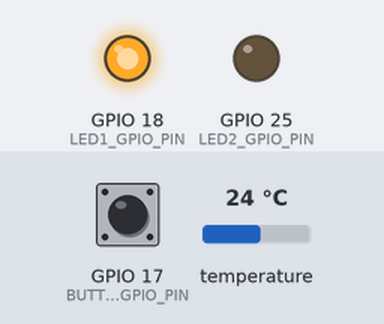
The program below on a simulated Raspberry Pi (BCM pin numbers). On the bench: output pins drawn as LEDs (lit = HIGH). The inputs (shaded band) are chosen by the test bench; at power-on: GPIO 17 (BUTTON_GPIO_PIN) LOW, temperature 24 °C. The clock reads 2024-03-15 10:24:30 at power-on unless the program sets it; files the program writes start out absent. At 2.9 s the program stops and its outputs stay as they are.

Above: at 1.2 s.
1.3 s: GPIO 17 (BUTTON_GPIO_PIN) pulled HIGH for 0.15 s
At 2.4 s:
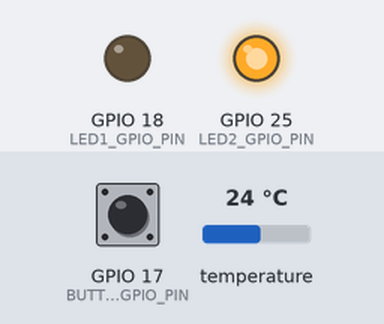
2.9 s: GPIO 17 (BUTTON_GPIO_PIN) pulled HIGH for 1 s
At 4.1 s:
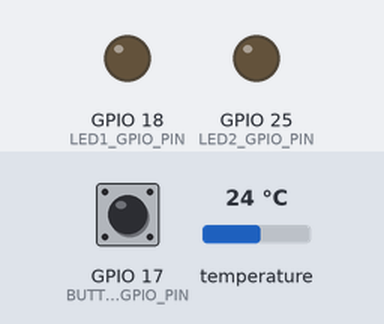
Timing chart, 0 to 4.4 s (numbered marks = the images above; inputs shaded):
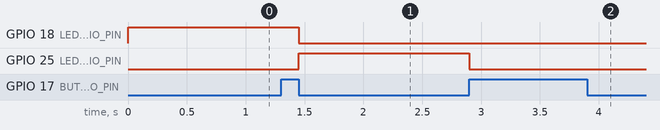

Measured:
- after the input at 1.3 s, GPIO 18 (LED1_GPIO_PIN): HIGH → LOW after 0.15 s; GPIO 25 (LED2_GPIO_PIN): LOW → HIGH after 0.15 s
- after the input at 2.9 s, GPIO 25 (LED2_GPIO_PIN): HIGH → LOW at once

The program:

Allowing_for_a_variable_measurement_rate.py
```python
# (licence header left out)
import RPi.GPIO as GPIO
import time

LED1_GPIO_PIN = 18
LED2_GPIO_PIN = 25
BUTTON_GPIO_PIN = 17
GPIO.setmode(GPIO.BCM)
GPIO.setup(BUTTON_GPIO_PIN, GPIO.IN)
GPIO.setup(LED1_GPIO_PIN, GPIO.OUT)
GPIO.setup(LED2_GPIO_PIN, GPIO.OUT)

GPIO.output(LED1_GPIO_PIN, GPIO.HIGH)

while True:
	if GPIO.input(BUTTON_GPIO_PIN):
		break

while GPIO.input(BUTTON_GPIO_PIN):
	pass

GPIO.output(LED1_GPIO_PIN, GPIO.LOW)
GPIO.output(LED2_GPIO_PIN, GPIO.HIGH)

timestamp = time.strftime("%Y-%m-%d-%H-%M-%S")
filename = "".join(["temperaturedata", timestamp, ".log"])
datafile = open(filename, "w", 1)

measurement_wait = 5
button_pressed = False
while True:
	time_1 = time.time()
	tfile = open("/sys/bus/w1/devices/10-000802824e58/w1_slave")
	text = tfile.read()
	tfile.close()
	temperature_data = text.split()[-1]
	temperature = float(temperature_data[2:])
	temperature = temperature / 1000
	datafile.write(str(temperature) + "\n")
	time_2 = time.time()
	if (time_2 - time_1) < measurement_wait:
		no_of_sleeps = int(round((measurement_wait - (time_2 - time_1)) / 0.1))
		for i in range(no_of_sleeps):
			time.sleep(0.1)
			if GPIO.input(BUTTON_GPIO_PIN):
				button_pressed = True
				break
	if button_pressed:
		break


datafile.close()
GPIO.output(LED2_GPIO_PIN, GPIO.LOW)
```
